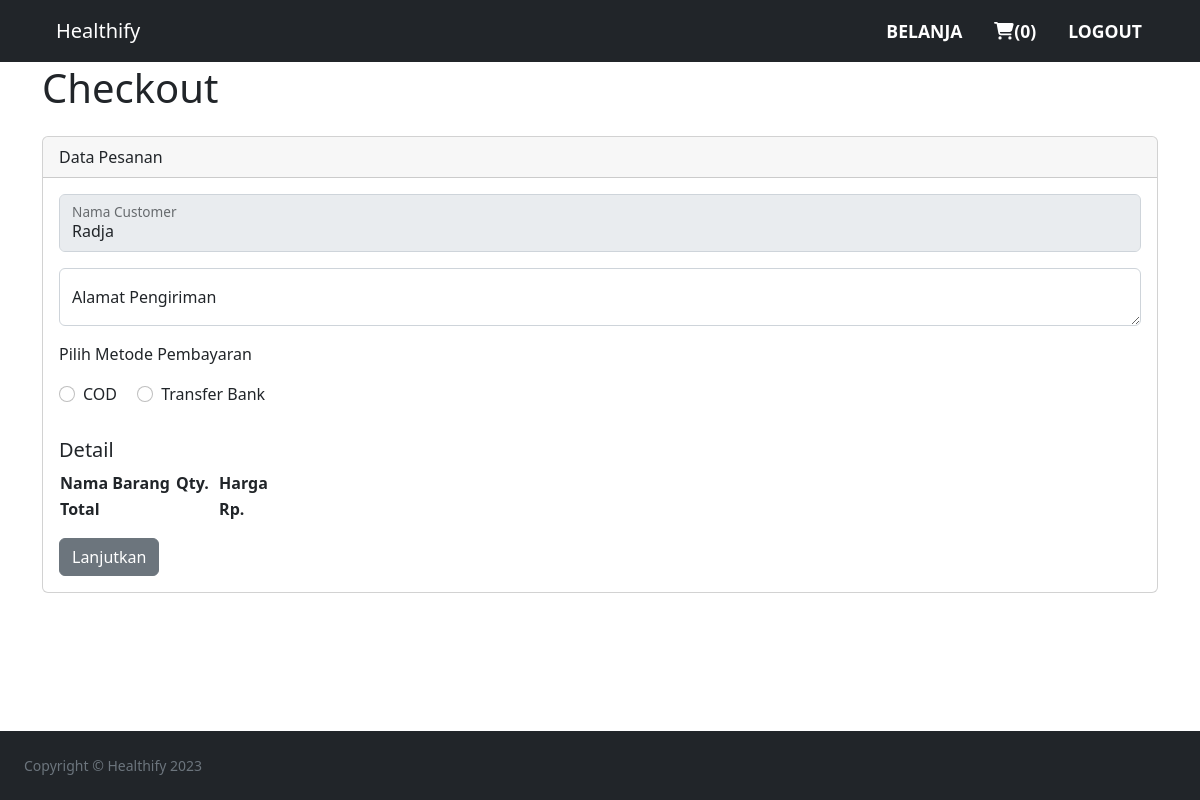
The page /checkout.php (signed in) on the database as committed earlier.
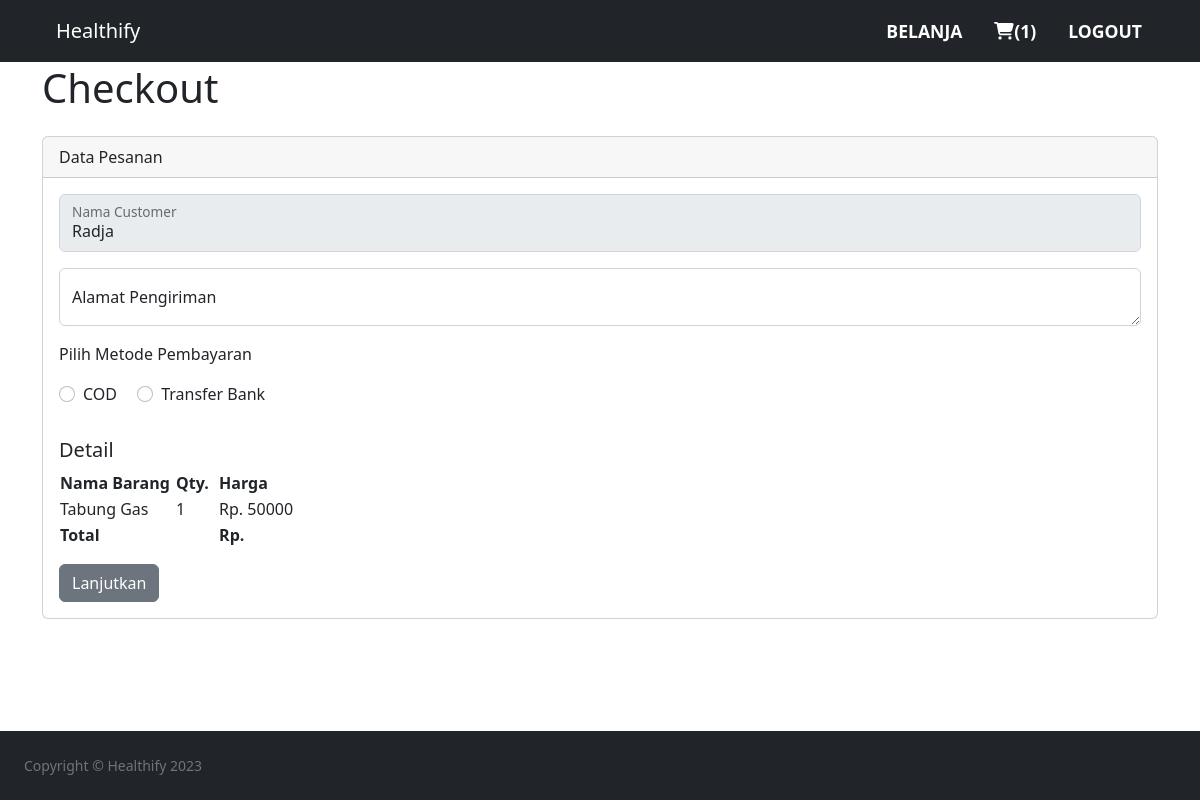
The same page on the database as committed later.
### tables this page shows
CREATE TABLE `cart` (
  `cart_id` int(11) NOT NULL,
  `customer_email` varchar(100) NOT NULL,
  `product_id` int(30) NOT NULL,
  `quantity` int(11) NOT NULL,
  `date_added` datetime NOT NULL DEFAULT current_timestamp() ON UPDATE current_timestamp()
);

CREATE TABLE `products` (
  `productID` int(11) NOT NULL,
  `productname` varchar(100) NOT NULL,
  `price` int(11) NOT NULL,
  `category` varchar(100) NOT NULL,
  `product_image` varchar(100) NOT NULL
);

### checkout.php (the view, shortened to what this page needs)
<?php
include("connections/localhost.php");
$name = $_SESSION['name'];
$totalCost = $_SESSION['totalCost'];
?>
<?php include("includes/header.php"); ?>
<?php include("includes/navbar.php"); ?>
<?php
	$customeremail = mysqli_real_escape_string( $conn, $_SESSION[ 'email' ] );
	$query = "SELECT * FROM `cart` INNER JOIN `products` ON cart.product_id = products.productID AND cart.customer_email = '$customeremail' ORDER BY `date_added` DESC";
	$result = mysqli_query($conn, $query) or die(mysqli_error($conn));
?>
    <div class="container mt-5 mb-5">
        <h1 class="py-3">Checkout</h1>
        <form action="confirmorder.php" method="post">
            <div class="card">
                <div class="card-header">
                    Data Pesanan
                </div>
                <div class="card-body">
                    <div class="form-floating mb-3">
                        <input type="text" class="form-control" maxlength="20" id="name" value="<?php echo $name ?>" disabled>
                        <label for="name">Nama Customer</label>
                    </div>
                    <div class="form-floating mb-3">
                        <textarea class="form-control" name="address" placeholder="Leave a comment here" id="address" required></textarea>
                        <label for="address">Alamat Pengiriman</label>
                    </div>
                    <p> Pilih Metode Pembayaran </p>
                    <div class="form-check form-check-inline mb-3">
                        <input class="form-check-input" type="radio" name='target' value='cod' required>
                        <label class="form-check-label" for="inlineRadio1">COD</label>
                    </div>
                    <div class="form-check form-check-inline mb-3">
                        <input class="form-check-input" type='radio' name='target' value='tf'>
                        <label class="form-check-label" for="inlineRadio2">Transfer Bank</label>
                    </div>
                    <h5 class="card-title">Detail</h5>
                    <table>
                            <tr>
                                <th>Nama Barang&nbsp;</th>
                                <th>Qty. &nbsp;</th>
                                <th>Harga</th>
                            </tr>
                    <?php
					    while ($row = mysqli_fetch_array($result)) {
					?>
                            <tr>
                                <td><?php echo $row['productname'] ?></td>
                                <td><?php echo $row['quantity'] ?></td>
                                <td>Rp. <?php echo $row['quantity']*$row['price'] ?></td>
                            </tr>
                    <?php
                        }
                    ?>
                             <tr>
                                <td colspan="2" class="fw-bold">Total</td>
                                <td class="fw-bold">Rp. <?php echo $totalCost ?></td>
                            </tr>
                        </table>
                        <button name="pay" type="submit" class="btn btn-secondary mt-3">Lanjutkan</button>
                </div>
            </div>
        </form>
    </div>
<?php include("includes/footer.php"); ?>

### includes/navbar.php (shortened to what this page needs)
<?php
include('connections/localhost.php');
?>
<nav class="navbar fixed-top navbar-expand-lg navbar-dark bg-dark">
    <div class="container">
        <a class="navbar-brand" href="dashboard.php">Healthify</a>
        <div class="collapse navbar-collapse" id="navbarSupportedContent">
            <ul class="navbar-nav ms-auto mb-2 mb-lg-0 wow slideInRight">
                <li class="nav-item"><a class="nav-link active" href="categories.php">Belanja</a></li>
				<?php
					$email = mysqli_real_escape_string($conn,  $_SESSION['email']);
					$query = "SELECT COUNT(*) AS count FROM `cart` WHERE `customer_email`='$email'";
					$result = mysqli_query($conn, $query) or die(mysqli_error($conn));
					$cartCount = (int) mysqli_fetch_assoc($result)["count"];
				?>
				<li class="nav-item"><a class="nav-link active" href="cart.php"><div class="sb-nav-link-icon d-inline"><i class="fas fa-shopping-cart"></i></div>(<?= $cartCount ?>)</a></li>
                <li class="nav-item"><a class="nav-link active" href="logout.php">Logout</a></li>
			</ul>
        </div>
    </div>
</nav>

Rows that differ between the two databases and show on the page:
added cart: product.productname "Tabung Gas", quantity "1", $row['quantity']*$row['price'] "50000"
Other text that changed with them:
$cartCount: "0" → "1"
